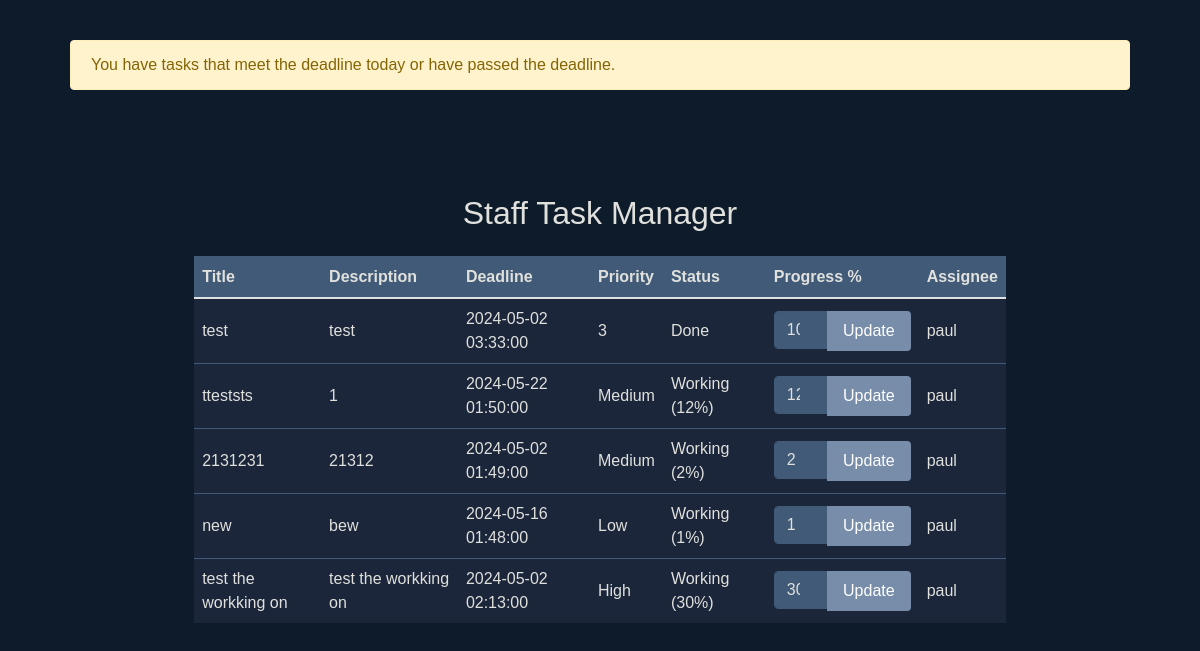
Before: /index (signed in) with the older database file.
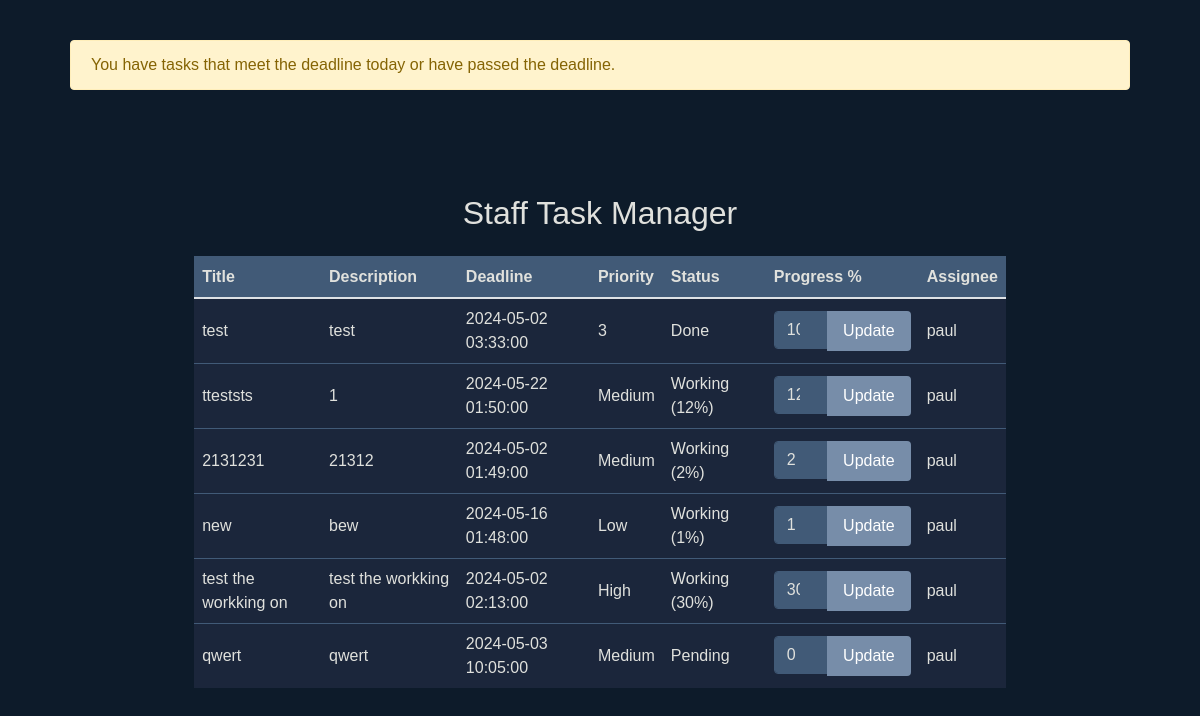
After: the same page with the newer database file.
### main.py (models this page shows, shortened)
class Task(db.Model):
    id = db.Column(db.Integer, primary_key=True)
    title = db.Column(db.String(100), nullable=False)
    description = db.Column(db.Text)
    deadline = db.Column(db.DateTime)
    priority = db.Column(db.Integer)
    status = db.Column(db.String(20), default='Pending')
    progress = db.Column(db.Integer, default=0)
    assignee_id = db.Column(db.Integer, db.ForeignKey('user.id'))
    assignee = db.relationship('User', backref=db.backref('tasks', lazy=True))

class User(UserMixin, db.Model):
    id = db.Column(db.Integer, primary_key=True)
    username = db.Column(db.String(50), unique=True, nullable=False)
    password = db.Column(db.String(100), nullable=False)
    role = db.Column(db.String(20), nullable=False, default='staff')
    is_leader = db.Column(db.Boolean, default=False)

### main.py (the view)
@app.route('/index')
@login_required
def index():
    tasks = Task.query.filter_by(assignee_id=current_user.id).all()
    if check_deadlines():
        flash('You have tasks that meet the deadline today or have passed the deadline.', 'warning')
    return render_template('index.html', tasks=tasks)

### main.py (called while the page is built)
@app.route('/check_deadlines')
@login_required
def check_deadlines():
    today = date.today()
    tasks = list(Task.query.filter(Task.deadline <= today, Task.assignee_id == current_user.id).all())
    if tasks:
        return True
    return False

@login_manager.user_loader
def load_user(user_id):
    return User.query.get(int(user_id))

### templates/index.html (shortened to what this page needs)
<!DOCTYPE html>
<html lang="en">
<head>
    <link href="https://stackpath.bootstrapcdn.com/bootstrap/4.5.2/css/bootstrap.min.css" rel="stylesheet">
</head>
<body>
    <div class="container">
        {% with messages = get_flashed_messages(with_categories=true) %}
    {% if messages %}
        {% for category, message in messages %}
            <div class="alert alert-{{ category }} flash-message">
                {{ message }}
            </div>
        {% endfor %}
    {% endif %}
{% endwith %}
        <div class="container">
            <div class="row justify-content-center mt-5">
                <div class="col-md-10">
                    <h2 class="text-center mb-4">Staff Task Manager</h2>
                        <table class="table">
                        <thead>
                            <tr>
                                <th>Title</th>
                                <th>Description</th>
                                <th>Deadline</th>
                                <th>Priority</th>
                                <th>Status</th>
                                <th>Progress %</th>
                                <th>Assignee</th>
                            </tr>
                        </thead>
                        <tbody>
                            {% for task in tasks %}
                            <tr>
                                <td>{{ task.title }}</td>
                                <td>{{ task.description }}</td>
                                <td>{{ task.deadline }}</td>
                                <td>{{ task.priority }}</td>
                                <td>{{ task.status }}</td>
                                <td>
                                    <form action="{{ url_for('update_task_progress', task_id=task.id) }}" method="POST">
                                        <div class="input-group">
                                            <input type="number" name="progress" class="form-control" value="{{ task.progress }}" min="0" max="100" required>
                                            <div class="input-group-append">
                                                <button type="submit" class="btn btn-primary">Update</button>
                                            </div>
                                        </div>
                                    </form>
                                </td>
                                <td>{{ task.assignee.username }}</td>
                            </tr>
                            {% endfor %}
                        </tbody>
                    </table>
                </div>
            </div>
        </div>
    </body>
</html>

Changed rows visible on the page:
added Task: title "qwert", description "qwert", deadline "2024-05-03 10:05:00", priority "Medium", status "Pending", progress "0", assignee.username "paul"
